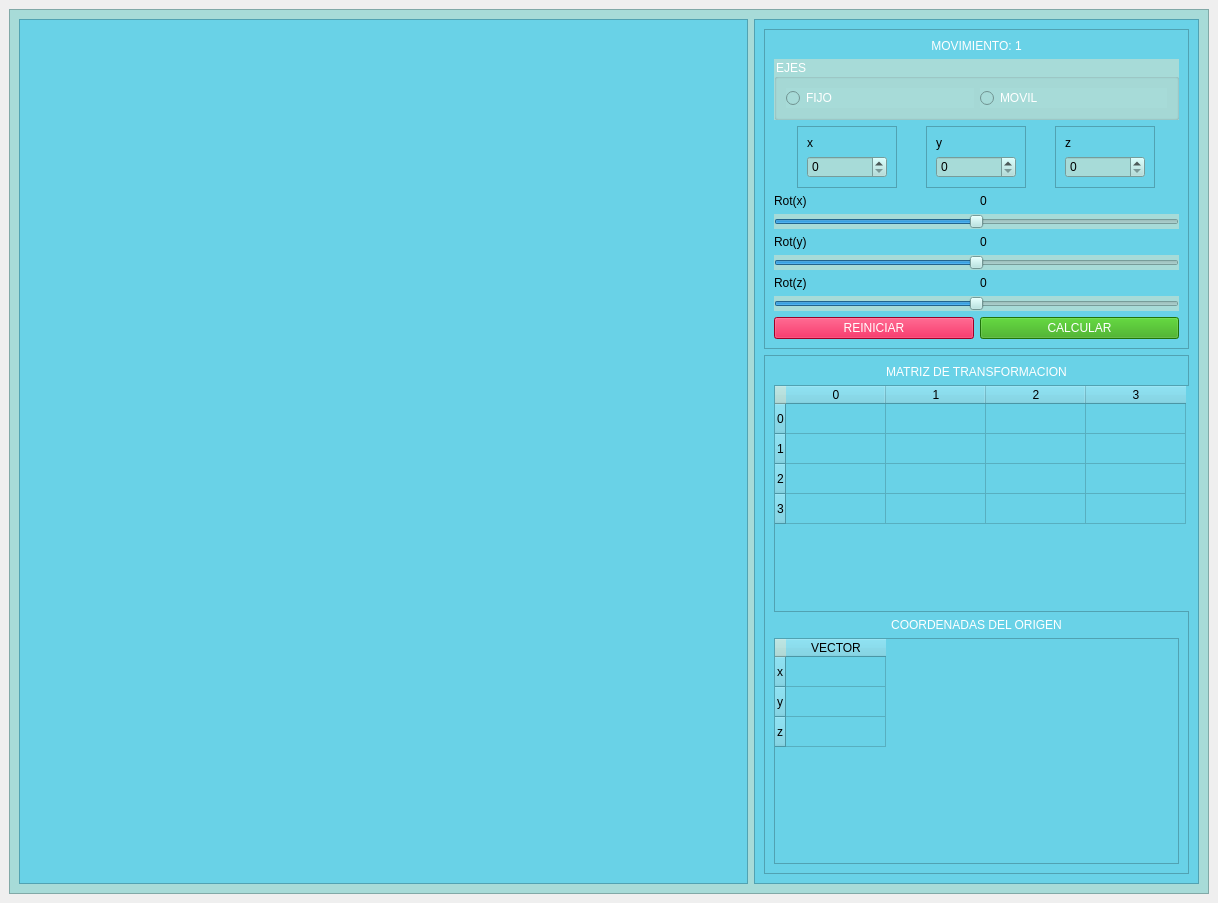
<?xml version="1.0" encoding="UTF-8"?>
<ui version="4.0">
 <class>MainWindow</class>
 <widget class="QMainWindow" name="MainWindow">
  <property name="geometry">
   <rect>
    <x>0</x>
    <y>0</y>
    <width>1218</width>
    <height>903</height>
   </rect>
  </property>
  <property name="windowTitle">
   <string>MainWindow</string>
  </property>
  <widget class="QWidget" name="centralwidget">
   <layout class="QVBoxLayout" name="verticalLayout">
    <item>
     <widget class="QFrame" name="frame">
      <property name="styleSheet">
       <string notr="true">background-color: #a7dbd8;</string>
      </property>
      <property name="frameShape">
       <enum>QFrame::StyledPanel</enum>
      </property>
      <property name="frameShadow">
       <enum>QFrame::Raised</enum>
      </property>
      <layout class="QHBoxLayout" name="horizontalLayout">
       <item>
        <widget class="QFrame" name="frame_2">
         <property name="minimumSize">
          <size>
           <width>600</width>
           <height>0</height>
          </size>
         </property>
         <property name="styleSheet">
          <string notr="true">QFrame{
	background-color: #69d2e7;
}</string>
         </property>
         <property name="frameShape">
          <enum>QFrame::StyledPanel</enum>
         </property>
         <property name="frameShadow">
          <enum>QFrame::Raised</enum>
         </property>
         <layout class="QVBoxLayout" name="verticalLayout_2">
          <item>
           <layout class="QGridLayout" name="plotWidget"/>
          </item>
         </layout>
        </widget>
       </item>
       <item>
        <widget class="QFrame" name="frame_3">
         <property name="minimumSize">
          <size>
           <width>445</width>
           <height>0</height>
          </size>
         </property>
         <property name="maximumSize">
          <size>
           <width>445</width>
           <height>16777215</height>
          </size>
         </property>
         <property name="styleSheet">
          <string notr="true">QFrame{
	background-color: #69d2e7;
}</string>
         </property>
         <property name="frameShape">
          <enum>QFrame::StyledPanel</enum>
         </property>
         <property name="frameShadow">
          <enum>QFrame::Raised</enum>
         </property>
         <layout class="QVBoxLayout" name="verticalLayout_8">
          <item>
           <widget class="QFrame" name="frame_4">
            <property name="minimumSize">
             <size>
              <width>341</width>
              <height>221</height>
             </size>
            </property>
            <property name="frameShape">
             <enum>QFrame::StyledPanel</enum>
            </property>
            <property name="frameShadow">
             <enum>QFrame::Raised</enum>
            </property>
            <layout class="QVBoxLayout" name="verticalLayout_7">
             <item>
              <widget class="QLabel" name="lb_mov">
               <property name="styleSheet">
                <string notr="true">font: 87 12pt &quot;Arial Black&quot;;
	color:#fff;</string>
               </property>
               <property name="text">
                <string>MOVIMIENTO: 1</string>
               </property>
               <property name="alignment">
                <set>Qt::AlignCenter</set>
               </property>
              </widget>
             </item>
             <item>
              <widget class="QGroupBox" name="groupBox">
               <property name="styleSheet">
                <string notr="true">font: 87 12pt &quot;Arial Black&quot;;
	color:#fff;</string>
               </property>
               <property name="title">
                <string>EJES</string>
               </property>
               <layout class="QHBoxLayout" name="horizontalLayout_2">
                <item>
                 <widget class="QRadioButton" name="rd_fijo">
                  <property name="text">
                   <string>FIJO</string>
                  </property>
                 </widget>
                </item>
                <item>
                 <widget class="QRadioButton" name="rd_movil">
                  <property name="text">
                   <string>MOVIL</string>
                  </property>
                 </widget>
                </item>
               </layout>
              </widget>
             </item>
             <item>
              <layout class="QHBoxLayout" name="horizontalLayout_7">
               <item>
                <widget class="QFrame" name="frame_6">
                 <property name="minimumSize">
                  <size>
                   <width>100</width>
                   <height>0</height>
                  </size>
                 </property>
                 <property name="maximumSize">
                  <size>
                   <width>100</width>
                   <height>16777215</height>
                  </size>
                 </property>
                 <property name="frameShape">
                  <enum>QFrame::StyledPanel</enum>
                 </property>
                 <property name="frameShadow">
                  <enum>QFrame::Raised</enum>
                 </property>
                 <layout class="QVBoxLayout" name="verticalLayout_4">
                  <item>
                   <widget class="QLabel" name="label_5">
                    <property name="text">
                     <string>x</string>
                    </property>
                   </widget>
                  </item>
                  <item>
                   <widget class="QSpinBox" name="tras_x"/>
                  </item>
                 </layout>
                </widget>
               </item>
               <item>
                <widget class="QFrame" name="frame_7">
                 <property name="minimumSize">
                  <size>
                   <width>100</width>
                   <height>0</height>
                  </size>
                 </property>
                 <property name="maximumSize">
                  <size>
                   <width>100</width>
                   <height>16777215</height>
                  </size>
                 </property>
                 <property name="frameShape">
                  <enum>QFrame::StyledPanel</enum>
                 </property>
                 <property name="frameShadow">
                  <enum>QFrame::Raised</enum>
                 </property>
                 <layout class="QVBoxLayout" name="verticalLayout_5">
                  <item>
                   <widget class="QLabel" name="label_6">
                    <property name="text">
                     <string>y</string>
                    </property>
                   </widget>
                  </item>
                  <item>
                   <widget class="QSpinBox" name="tras_y"/>
                  </item>
                 </layout>
                </widget>
               </item>
               <item>
                <widget class="QFrame" name="frame_8">
                 <property name="minimumSize">
                  <size>
                   <width>100</width>
                   <height>0</height>
                  </size>
                 </property>
                 <property name="maximumSize">
                  <size>
                   <width>100</width>
                   <height>16777215</height>
                  </size>
                 </property>
                 <property name="frameShape">
                  <enum>QFrame::StyledPanel</enum>
                 </property>
                 <property name="frameShadow">
                  <enum>QFrame::Raised</enum>
                 </property>
                 <layout class="QVBoxLayout" name="verticalLayout_6">
                  <item>
                   <widget class="QLabel" name="label_7">
                    <property name="text">
                     <string>z</string>
                    </property>
                   </widget>
                  </item>
                  <item>
                   <widget class="QSpinBox" name="tras_z"/>
                  </item>
                 </layout>
                </widget>
               </item>
              </layout>
             </item>
             <item>
              <layout class="QHBoxLayout" name="horizontalLayout_4">
               <item>
                <widget class="QLabel" name="label_2">
                 <property name="text">
                  <string>Rot(x)</string>
                 </property>
                </widget>
               </item>
               <item>
                <widget class="QLabel" name="lb_rotx">
                 <property name="text">
                  <string>0</string>
                 </property>
                </widget>
               </item>
              </layout>
             </item>
             <item>
              <widget class="QSlider" name="rot_x">
               <property name="minimum">
                <number>-360</number>
               </property>
               <property name="maximum">
                <number>360</number>
               </property>
               <property name="orientation">
                <enum>Qt::Horizontal</enum>
               </property>
              </widget>
             </item>
             <item>
              <layout class="QHBoxLayout" name="horizontalLayout_5">
               <item>
                <widget class="QLabel" name="label_3">
                 <property name="text">
                  <string>Rot(y)</string>
                 </property>
                </widget>
               </item>
               <item>
                <widget class="QLabel" name="lb_roty">
                 <property name="text">
                  <string>0</string>
                 </property>
                </widget>
               </item>
              </layout>
             </item>
             <item>
              <widget class="QSlider" name="rot_y">
               <property name="minimum">
                <number>-360</number>
               </property>
               <property name="maximum">
                <number>360</number>
               </property>
               <property name="orientation">
                <enum>Qt::Horizontal</enum>
               </property>
              </widget>
             </item>
             <item>
              <layout class="QHBoxLayout" name="horizontalLayout_6">
               <item>
                <widget class="QLabel" name="label_4">
                 <property name="text">
                  <string>Rot(z)</string>
                 </property>
                </widget>
               </item>
               <item>
                <widget class="QLabel" name="lb_rotz">
                 <property name="text">
                  <string>0</string>
                 </property>
                </widget>
               </item>
              </layout>
             </item>
             <item>
              <widget class="QSlider" name="rot_z">
               <property name="minimum">
                <number>-360</number>
               </property>
               <property name="maximum">
                <number>360</number>
               </property>
               <property name="orientation">
                <enum>Qt::Horizontal</enum>
               </property>
              </widget>
             </item>
             <item>
              <layout class="QHBoxLayout" name="horizontalLayout_3">
               <item>
                <widget class="QPushButton" name="bt_reset">
                 <property name="styleSheet">
                  <string notr="true">QPushButton{
	background-color: rgb(218, 0, 55);
	font: 87 12pt &quot;Arial Black&quot;;
	color:#fff;
}

QPushButton:hover{
	background-color: #fff;
	font: 87 12pt &quot;Arial Black&quot;;
	color:rgb(218, 0, 55);
}</string>
                 </property>
                 <property name="text">
                  <string>REINICIAR</string>
                 </property>
                </widget>
               </item>
               <item>
                <widget class="QPushButton" name="bt_calcular">
                 <property name="styleSheet">
                  <string notr="true">QPushButton{
	background-color: rgb(44, 163, 11);
	font: 87 12pt &quot;Arial Black&quot;;
	color:#fff;
}

QPushButton:hover{
	background-color: #fff;
	font: 87 12pt &quot;Arial Black&quot;;
	color:rgb(44, 163, 11);
}</string>
                 </property>
                 <property name="text">
                  <string>CALCULAR</string>
                 </property>
                </widget>
               </item>
              </layout>
             </item>
            </layout>
           </widget>
          </item>
          <item>
           <widget class="QFrame" name="frame_5">
            <property name="frameShape">
             <enum>QFrame::StyledPanel</enum>
            </property>
            <property name="frameShadow">
             <enum>QFrame::Raised</enum>
            </property>
            <layout class="QVBoxLayout" name="verticalLayout_3">
             <item>
              <widget class="QLabel" name="label">
               <property name="layoutDirection">
                <enum>Qt::LeftToRight</enum>
               </property>
               <property name="styleSheet">
                <string notr="true">font: 87 12pt &quot;Arial Black&quot;;
	color:#fff;</string>
               </property>
               <property name="text">
                <string>MATRIZ DE TRANSFORMACION</string>
               </property>
               <property name="alignment">
                <set>Qt::AlignCenter</set>
               </property>
              </widget>
             </item>
             <item>
              <widget class="QTableWidget" name="matriz_trans">
               <property name="minimumSize">
                <size>
                 <width>418</width>
                 <height>0</height>
                </size>
               </property>
               <property name="maximumSize">
                <size>
                 <width>418</width>
                 <height>16777215</height>
                </size>
               </property>
               <property name="sizeAdjustPolicy">
                <enum>QAbstractScrollArea::AdjustToContents</enum>
               </property>
               <row>
                <property name="text">
                 <string>0</string>
                </property>
               </row>
               <row>
                <property name="text">
                 <string>1</string>
                </property>
               </row>
               <row>
                <property name="text">
                 <string>2</string>
                </property>
               </row>
               <row>
                <property name="text">
                 <string>3</string>
                </property>
               </row>
               <column>
                <property name="text">
                 <string>0</string>
                </property>
               </column>
               <column>
                <property name="text">
                 <string>1</string>
                </property>
               </column>
               <column>
                <property name="text">
                 <string>2</string>
                </property>
               </column>
               <column>
                <property name="text">
                 <string>3</string>
                </property>
               </column>
              </widget>
             </item>
             <item>
              <widget class="QLabel" name="label_8">
               <property name="layoutDirection">
                <enum>Qt::LeftToRight</enum>
               </property>
               <property name="styleSheet">
                <string notr="true">font: 87 12pt &quot;Arial Black&quot;;
	color:#fff;</string>
               </property>
               <property name="text">
                <string>COORDENADAS DEL ORIGEN</string>
               </property>
               <property name="alignment">
                <set>Qt::AlignCenter</set>
               </property>
              </widget>
             </item>
             <item>
              <widget class="QTableWidget" name="vector_origen">
               <property name="sizeAdjustPolicy">
                <enum>QAbstractScrollArea::AdjustToContents</enum>
               </property>
               <row>
                <property name="text">
                 <string>x</string>
                </property>
               </row>
               <row>
                <property name="text">
                 <string>y</string>
                </property>
               </row>
               <row>
                <property name="text">
                 <string>z</string>
                </property>
               </row>
               <column>
                <property name="text">
                 <string>VECTOR</string>
                </property>
               </column>
              </widget>
             </item>
            </layout>
           </widget>
          </item>
         </layout>
        </widget>
       </item>
      </layout>
     </widget>
    </item>
   </layout>
  </widget>
 </widget>
 <resources/>
 <connections/>
</ui>
